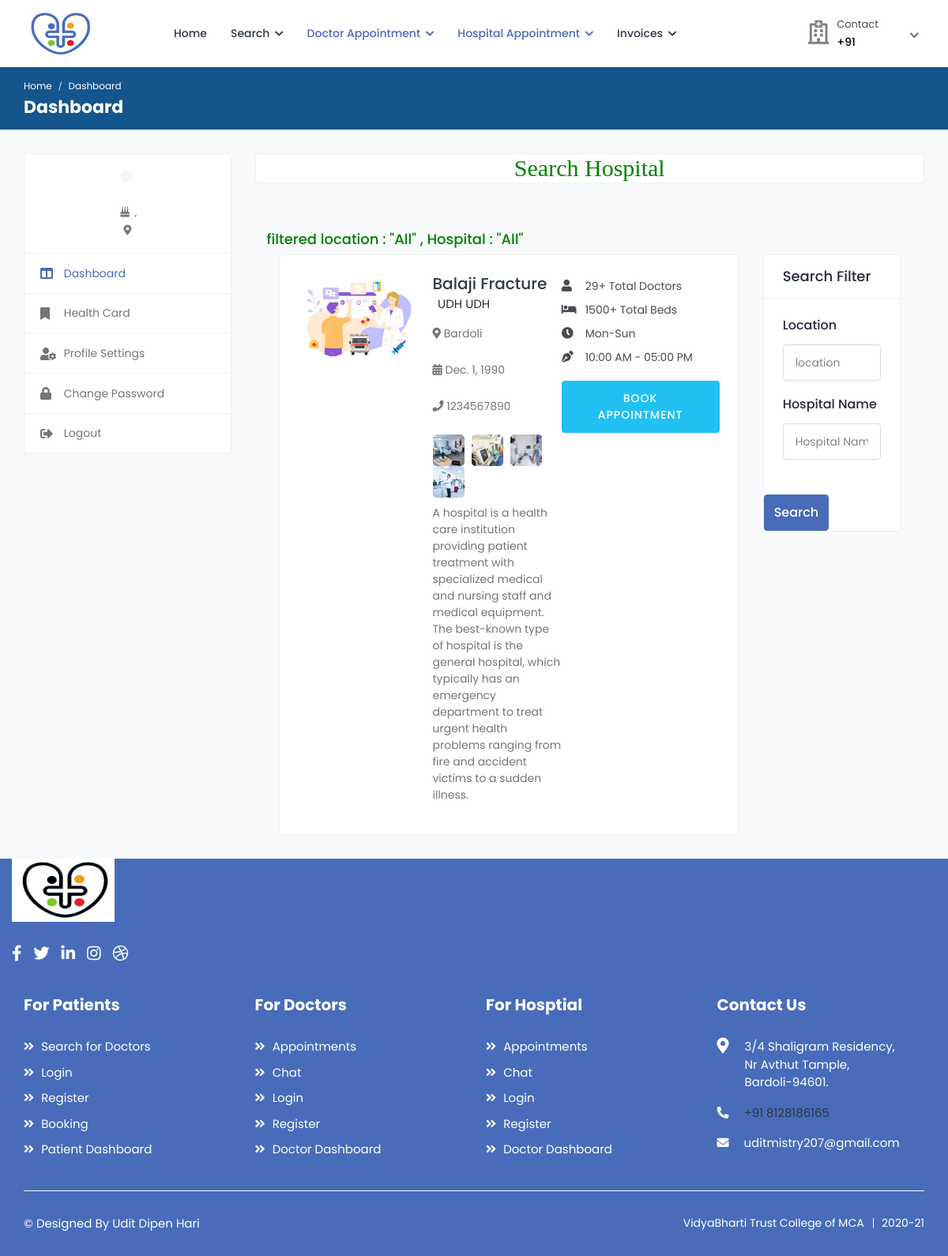
Page /search_hospital on the committed database.
### health/models.py (models this page shows, shortened)
class Hospital(models.Model):
    status = models.CharField(max_length=100,null=True)
    user = models.ForeignKey(User, on_delete=models.CASCADE, null=True)
    mobile = models.CharField(max_length=10, null=True)
    name = models.CharField(max_length=100, null=True)
    nom_doctor = models.CharField(max_length=100, null=True)
    nom_beds = models.CharField(max_length=100, null=True)
    foundation_date = models.DateField(null=True)
    timing = models.CharField(max_length=100, null=True)
    owner_name = models.CharField(max_length=100, null=True)
    days_time = models.CharField(max_length=100, null=True)
    address = models.CharField(max_length=100, null=True)
    biography = models.TextField(null=True)
    image = models.FileField(null=True)

### health/views.py (the view, shortened to what this page needs)
# urls.py: path('search_hospital',search_hospital,name="search_hospital"),
def search_hospital(request):
    data = Hospital.objects.all()
    l = "All"
    n = "All"
    d={'data':data,'l':l,'n':n,}
    return render(request,'patient/search_hospital.html',d)

### health/templates/patient/search_hospital.html (shortened to what this page needs)
{% extends 'patient/sidebar.html' %}
{% load static %}
{% block b %}
<h2 style="font-family:roman;color:green" align="center" class="card">Search Hospital</h2>
<div class="content">
				<div class="container-fluid">
					<div class="row">
						<h4 style="color:green"> filtered location : "{{l}}" , Hospital : "{{n}}" </h4>
                        <div class="col-md-8 col-lg-8 col-xl-9">
						{% for i in data %}
							<div class="card">
								<div class="card-body">
									<div class="doctor-widget">
										<div class="doc-info-left">
											<div class="doctor-img">
												<a href="doctor-profile.html">
                                                    {% if i.image %}
													<img src="{{i.image.url}}" class="img-fluid" alt="User Image">
                                                    {% endif %}
												</a>
											</div>
											<div class="doc-info-cont">
												<h4 class="doc-name"><a href="doctor-profile.html">{{i.name}}</a></h4>
												<div class="clinic-details">
													<p > {{i.user.first_name}} {{i.user.last_name}}</p>
													<p class="doc-location"><i  class="fas fa-map-marker-alt"></i> {{i.address}}</p>
													<p class="doc-location"><i class="fas fa-calendar-alt"></i> {{i.foundation_date}}</p>
													<p class="doc-location"><i class="fas fa-phone"></i> {{i.mobile}}</p>
													<ul class="clinic-gallery">
														<li>
															<a href="{% static 'user/img/features/feature-01.jpg' %}" data-fancybox="gallery">
																<img src="{% static 'user/img/features/feature-01.jpg' %}" alt="Feature">
															</a>
														</li>
														<li>
															<a href="{% static 'user/img/features/feature-02.jpg' %}" data-fancybox="gallery">
																<img  src="{% static 'user/img/features/feature-02.jpg' %}" alt="Feature">
															</a>
														</li>
														<li>
															<a href="{% static 'user/img/features/feature-03.jpg' %}" data-fancybox="gallery">
																<img src="{% static 'user/img/features/feature-03.jpg' %}" alt="Feature">
															</a>
														</li>
														<li>
															<a href="{% static 'user/img/features/feature-04.jpg' %}" data-fancybox="gallery">
																<img src="{% static 'user/img/features/feature-04.jpg' %}" alt="Feature">
															</a>
														</li>
														<p class="doc-speciality" style="margin-top:5%">{{i.biography}}</p>
													</ul>
												</div>
											</div>
										</div>
										<div class="doc-info-right">
											<div class="clini-infos">
												<ul>
													<li><i class="fas fa-user"></i>{{i.nom_doctor}}  Total Doctors</li>
													<li><i class="fas fa-bed"></i>{{i.nom_beds}}  Total Beds</li>
													<li><i class="fas fa-clock"></i>{{i.days_time}}</li>
													<li><i class="fas fa-pen-nib"></i>{{i.timing}}</li>
												</ul>
											</div>
											<div class="clinic-booking">
												<a class="apt-btn" href="{% url 'hospital_appointment' i.id %}">Book Appointment</a>
											</div>
										</div>
									</div>
								</div>
							</div>
	{% endfor %}
						</div>
                        <div class="col-md-4 col-lg-4 col-xl-3">
							<form action="" method="post" enctype="multipart/form-data">
							<div class="card search-filter">
								<div class="card-header">
									<h4 class="card-title mb-0">Search Filter</h4>
								</div>
								<div class="card-body">
								<div class="filter-widget">
									<h4>Location</h4>
									<div class="">
										<input type="text" class="form-control" placeholder="location" name="address">
									</div>
								</div>
									<div class="filter-widget">
									<h4>Hospital Name</h4>
									<div class="">
										<input type="text" class="form-control" placeholder="Hospital Name" name="name">
									</div>
								</div>
								</div>
									<div class="btn-search">
										<button type="submit" class="btn btn-primary">Search</button>
									</div>
								</div>
							</div>
						</div>
                    </div>
                </div>
</div>
{% endblock %}

### health/templates/patient/sidebar.html (shortened to what this page needs)
{% extends 'patient/patient_navigation.html' %}
{% block body %}
{% load static %}
			<div class="breadcrumb-bar">
				<div class="container-fluid">
					<div class="row align-items-center">
						<div class="col-md-12 col-12">
							<nav aria-label="breadcrumb" class="page-breadcrumb">
								<ol class="breadcrumb">
									<li class="breadcrumb-item"><a href="index-2.html">Home</a></li>
									<li class="breadcrumb-item active" aria-current="page">Dashboard</li>
								</ol>
							</nav>
							<h2 class="breadcrumb-title">Dashboard</h2>
						</div>
					</div>
				</div>
			</div>
			<div class="content">
				<div class="container-fluid">
					<div class="row">
						<div class="col-md-5 col-lg-4 col-xl-3 theiaStickySidebar">
                            <div class="profile-sidebar">
								<div class="widget-profile pro-widget-content">
									<div class="profile-info-widget">
										<a href="#" class="booking-doc-img">
										</a>
										<div class="profile-det-info">
											<div class="patient-details">
												<h5><i class="fas fa-birthday-cake"></i> {{request.user.patient_set.all.0.dob}},</h5>
												<h5 class="mb-0"><i class="fas fa-map-marker-alt"></i> {{request.user.patient_set.all.0.address}}</h5>
											</div>
										</div>
									</div>
								</div>
								<div class="dashboard-widget">
									<nav class="dashboard-menu">
										<ul>
											<li class="active">
												<a href="{% url 'patient_dashboard' %}">
													<i class="fas fa-columns"></i>
													<span>Dashboard</span>
												</a>
											</li>
											<li>
												<a href="{%  url 'apply_card' %}">
													<i class="fas fa-bookmark"></i>
													<span>Health Card</span>
												</a>
											</li>
											<li>
												<a href="{% url 'patient_profile' %}">
													<i class="fas fa-user-cog"></i>
													<span>Profile Settings</span>
												</a>
											</li>
											<li>
												<a href="{% url 'change_password' %}">
													<i class="fas fa-lock"></i>
													<span>Change Password</span>
												</a>
											</li>
											<li>
												<a href="{% url 'logout' %}">
													<i class="fas fa-sign-out-alt"></i>
													<span>Logout</span>
												</a>
											</li>
										</ul>
									</nav>
								</div>
							</div>
						</div>
						<div class="col-md-7 col-lg-8 col-xl-9">
                            {% block b %}
                            {% endblock %}
                            </div>
					</div>
				</div>
			</div>
{% endblock %}

### health/templates/patient/patient_navigation.html (shortened to what this page needs)
<!DOCTYPE html>
{% load static %}
<html lang="en">
<head>
		<link rel="stylesheet" href="{% static 'user/css/bootstrap.min.css' %}">
		<link rel="stylesheet" href="{% static 'user/plugins/fontawesome/css/fontawesome.min.css' %}">
		<link rel="stylesheet" href="{% static 'user/plugins/fontawesome/css/all.min.css' %}">
		<link rel="stylesheet" href="{% static 'user/css/style.css' %}">
	</head>
	<body>
		<div class="main-wrapper">
			<header class="header">
				<nav class="navbar navbar-expand-lg header-nav">
					<div class="navbar-header">
						<a href="{% url 'home' %}" class="navbar-brand logo">
							<img src="{% static 'user/img/favicon (1).png' %}" class="img-fluid" alt="Logo" style="width:90px;height:60px">
						</a>
					</div>
					<div class="main-menu-wrapper">
						<ul class="main-nav">
							<li>
								<a href="{% url 'patient_dashboard' %}">Home</a>
							</li>
							<li class="has-submenu">
								<a href="#">Search <i class="fas fa-chevron-down"></i></a>
							</li>
							<li class="has-submenu active">
								<a href="#"> Doctor Appointment <i class="fas fa-chevron-down"></i></a>
							</li>
							<li class="has-submenu active">
								<a href="#"> Hospital Appointment <i class="fas fa-chevron-down"></i></a>
							</li>
							<li class="has-submenu">
								<a href="#">Invoices <i class="fas fa-chevron-down"></i></a>
							</li>
						</ul>
					</div>
					<ul class="nav header-navbar-rht">
						<li class="nav-item contact-item">
							<div class="header-contact-img">
								<i class="far fa-hospital"></i>
							</div>
							<div class="header-contact-detail">
								<p class="contact-header">Contact</p>
								<p class="contact-info-header"> +91 {{request.user.patient_set.all.0.mobile}}</p>
							</div>
						</li>
						<li class="nav-item dropdown has-arrow logged-item">
							<a href="#" class="dropdown-toggle nav-link" data-toggle="dropdown">
							</a>
						</li>
					</ul>
				</nav>
			</header>
{% block body %}
{% endblock %}
<footer class="footer">
							<div class="col-lg-3 col-md-6">
								<div class="footer-widget footer-about">
							<div class="footer-logo">
							<img src="{% static 'user/img/loicon.png' %}" class="img-fluid" alt="Logo" style="width:130px;height:80px;">
									</div>
									<div class="footer-about-content">
										<div class="social-icon">
											<ul>
												<li>
													<a href="#" target="_blank"><i class="fab fa-facebook-f"></i> </a>
												</li>
												<li>
													<a href="#" target="_blank"><i class="fab fa-twitter"></i> </a>
												</li>
												<li>
													<a href="#" target="_blank"><i class="fab fa-linkedin-in"></i></a>
												</li>
												<li>
													<a href="#" target="_blank"><i class="fab fa-instagram"></i></a>
												</li>
												<li>
													<a href="#" target="_blank"><i class="fab fa-dribbble"></i> </a>
												</li>
											</ul>
										</div>
									</div>
								</div>
							</div>
<div class="footer-top">
					<div class="container-fluid">
						<div class="row">
							<div class="col-lg-3 col-md-6">
								<div class="footer-widget footer-menu">
									<h2 class="footer-title">For Patients</h2>
									<ul>
										<li><a href="{% url 'login' %}"><i class="fas fa-angle-double-right"></i> Search for Doctors</a></li>
										<li><a href="{% url 'login' %}"><i class="fas fa-angle-double-right"></i> Login</a></li>
										<li><a href="{% url 'login' %}"><i class="fas fa-angle-double-right"></i> Register</a></li>
										<li><a href="{% url 'login' %}"><i class="fas fa-angle-double-right"></i> Booking</a></li>
										<li><a href="{% url 'login' %}"><i class="fas fa-angle-double-right"></i> Patient Dashboard</a></li>
									</ul>
								</div>
							</div>
							<div class="col-lg-3 col-md-6">
								<div class="footer-widget footer-menu">
									<h2 class="footer-title">For Doctors</h2>
									<ul>
										<li><a href="{% url 'login' %}"><i class="fas fa-angle-double-right"></i> Appointments</a></li>
										<li><a href="{% url 'login' %}"><i class="fas fa-angle-double-right"></i> Chat</a></li>
										<li><a href="{% url 'login' %}"><i class="fas fa-angle-double-right"></i> Login</a></li>
										<li><a href="{% url 'login' %}"><i class="fas fa-angle-double-right"></i> Register</a></li>
										<li><a href="{% url 'login' %}"><i class="fas fa-angle-double-right"></i> Doctor Dashboard</a></li>
									</ul>
								</div>
                             </div>
							<div class="col-lg-3 col-md-6">
								<div class="footer-widget footer-menu">
									<h2 class="footer-title">For Hosptial</h2>
									<ul>
										<li><a href="{% url 'login' %}"><i class="fas fa-angle-double-right"></i> Appointments</a></li>
										<li><a href="{% url 'login' %}"><i class="fas fa-angle-double-right"></i> Chat</a></li>
										<li><a href="{% url 'login' %}"><i class="fas fa-angle-double-right"></i> Login</a></li>
										<li><a href="{% url 'login' %}"><i class="fas fa-angle-double-right"></i> Register</a></li>
										<li><a href="{% url 'login' %}"><i class="fas fa-angle-double-right"></i> Doctor Dashboard</a></li>
									</ul>
								</div>
							</div>
							<div class="col-lg-3 col-md-6">
								<div class="footer-widget footer-contact">
									<h2 class="footer-title">Contact Us</h2>
									<div class="footer-contact-info">
										<div class="footer-address">
											<span><i class="fas fa-map-marker-alt"></i></span>
											<p> 3/4 Shaligram Residency,<br> Nr Avthut Tample, <br>Bardoli-94601. </p>
										</div>
										<p>
											<i class="fas fa-phone-alt"></i>
											<a href="https://api.whatsapp.com/send?phone=917096638034&text=Hello.&source=&data=&app_absent=">+91 8128186165</a>
										</p>
										<p class="mb-0">
											<i class="fas fa-envelope"></i>
											uditmistry207@gmail.com
										</p>
									</div>
								</div>
							</div>
						</div>
					</div>
				</div>
                <div class="footer-bottom">
					<div class="container-fluid">
						<div class="copyright">
							<div class="row">
								<div class="col-md-6 col-lg-6">
									<div class="copyright-text">
										<p class="mb-0"><a>© Designed By Udit Dipen Hari </a></p>
									</div>
								</div>
								<div class="col-md-6 col-lg-6">
									<div class="copyright-menu">
										<ul class="policy-menu">
											<li><a>VidyaBharti Trust College of MCA</a></li>
											<li><a>2020-21</a></li>
										</ul>
									</div>
								</div>
							</div>
						</div>
					</div>
				</div>
			</footer>
	</body>
</html>

### rows in the picture
Hospital: image (picture), name "Balaji Fracture", user.first_name "UDH", user.last_name "UDH", address "Bardoli", foundation_date "Dec. 1, 1990", mobile "1234567890", biography "A hospital is a health care institution providing patient treatment with specialized medical and nursing staff and medical equipment. The best-known type of hospital is the general hospital, which typically has an emergency department to treat urgent health problems ranging from fire and accident victims to a sudden illness.", nom_doctor "29+", nom_beds "1500+", days_time "Mon-Sun", timing "10:00 AM - 05:00 PM"

### other values in the picture
{{ l }} "All"
{{ n }} "All"
